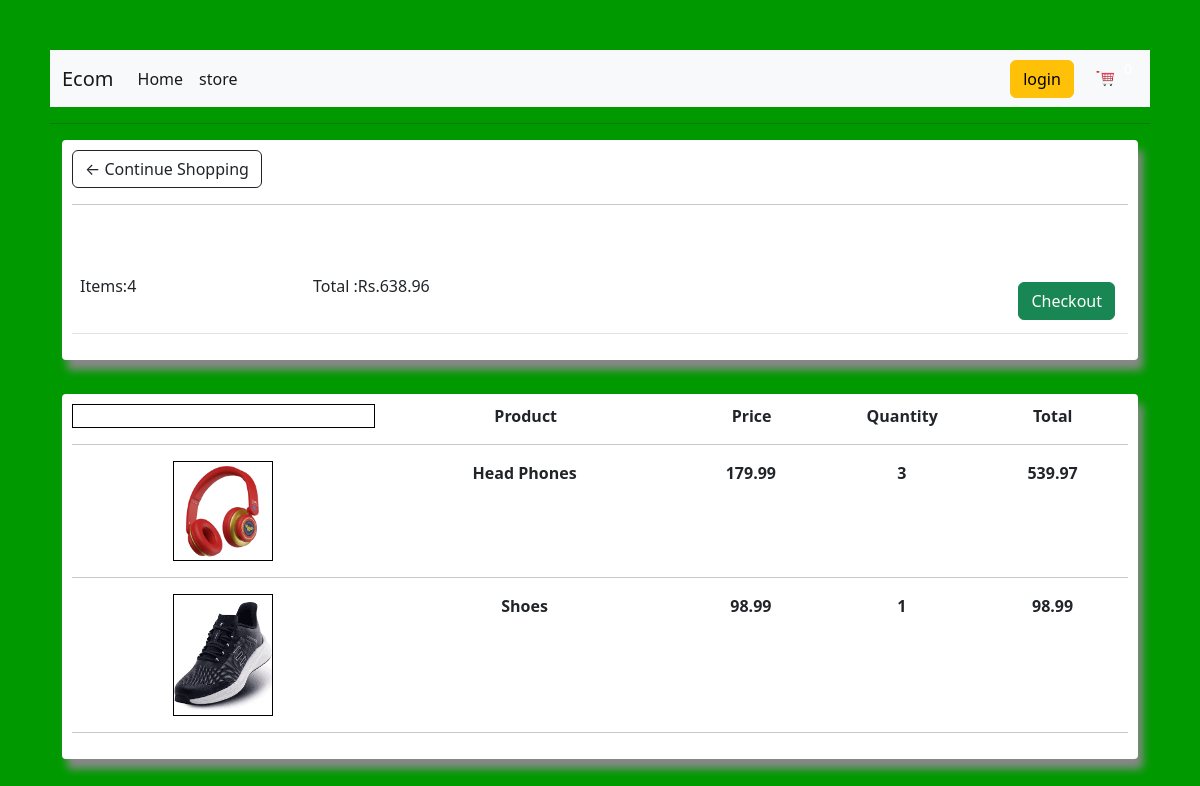
The app's page /cart/ (signed in) with its own data.
### ecomapp/models.py (models this page shows, shortened)
class Order(models.Model):
    customer = models.ForeignKey(Customer, on_delete=models.SET_NULL, null=True, blank=True)
    date_ordered = models.DateTimeField(auto_now_add = True)
    complete = models.BooleanField(default=False)
    transaction_id = models.CharField(max_length=200, null=True)
    @property
    def get_cart_total(self):
        orderitems = self.orderitem_set.all()
        total =sum([item.get_total for item in orderitems])
        return total
    @property
    def get_cart_items(self):
        orderitems = self.orderitem_set.all()
        total = sum([item.quantity for item in orderitems])
        return total

class OrderItem(models.Model):
    product = models.ForeignKey(Product, on_delete=models.SET_NULL, null=True, blank=True)
    order = models.ForeignKey(Order, on_delete=models.SET_NULL, null=True, blank=True)
    quantity = models.IntegerField(default=0, null=True)
    date_added = models.DateTimeField(auto_now_add = True)
    @property
    def get_total(self):
        total = self.quantity * self.product.price
        return total

class Product(models.Model):
    name=models.CharField(max_length=200, null=True, blank=True)
    price = models.FloatField()
    digital = models.BooleanField(default=False, null=True, blank=True)
    image = models.ImageField(null=True,blank=True)
    @property
    def imageURL(self):
        try:
            url = self.image.url
        except:
            url = ''
        return url

### ecomapp/views.py (the view)
# urls.py: path('cart/', views.cart, name='cart'),
def cart(request):
    if request.user.is_authenticated:
        customer = request.user.customer
        order, created = Order.objects.get_or_create(customer=customer, complete=False)
        items = order.orderitem_set.all()
    else:
        items=[]
        order = {'get_cart_items':0, 'get_cart_total':0}
    context= {'items':items, 'order':order}
    return render(request, 'ecomapp/cart.html', context)

### ecomapp/templates/ecomapp/cart.html
{%extends 'ecomapp/index.html'%}
{%load static%}
{%block content%}
<div class="container">
<div class="row">
    <div class="col-lg-12">
        <div class="box-element">
            <a class="btn btn-outline-dark" href="{%url 'store'%}"><span>&#8592; Continue Shopping</span></a>
            <hr>
            <br>
            <br>
            <table class="table">
            <tr>
            <th><h6> Items:{{order.get_cart_items}}</h6></th>
            <th><h6> Total :Rs.{{order.get_cart_total}}</h6></th>
            <th><a style="float:right; margin:5px;" class="btn btn-success" href="{%url 'checkout'%}">Checkout</a> </th>
            </tr>
            </table>
        </div>
        <br>
        <div class="box-element">
            <div class="cart-row">
                <div class="cart-image" style="flex:2"></div>
                <div style="flex:2"><strong>Product</strong></div>
                <div style="flex:1"><strong>Price</strong></div>
                <div style="flex:1"><strong>Quantity</strong></div>
                <div style="flex:1"><strong>Total</strong></div>
            </div>
            <hr>
            {% for item in items %}
            <div class="cart-row">
                <div style="flex:2"><img class="cart-image" src="{{item.product.imageURL}}"></div>
                <div style="flex:2 "><strong>{{item.product.name}}</strong></div>
                <div style="flex:1"><strong>{{item.product.price}}</strong></div>
                <div style="flex:1"><strong>{{item.quantity}}</strong></div>
                <div style="flex:1"><strong>{{item.get_total}}</strong></div>
            </div>
            <hr>
            {%endfor%}
        </div>
    </div>
</div>
</div>
{%endblock%}

### ecomapp/static/css/main.css (style rules this page uses)
body { background-color: #009900; margin:50px; }
.box-element { box-shadow: 5px 10px 8px #888888; background-color:#fff; border-radius:4px; padding:10px; margin-bottom:10px; padding-bottom:10px; }
.row { display:flex; justify-content:space-between; }
.cart-row { display:flex; align-items:flex-stretch; text-align:center; }
.cart-image { border:1px solid black; width:100px; }

### records on screen
Order: get_cart_items "4", get_cart_total "638.96"
OrderItem: product.imageURL (picture), product.name "Head Phones", product.price "179.99", quantity "3", get_total "539.97"
OrderItem: product.imageURL (picture), product.name "Shoes", product.price "98.99", quantity "1", get_total "98.99"
